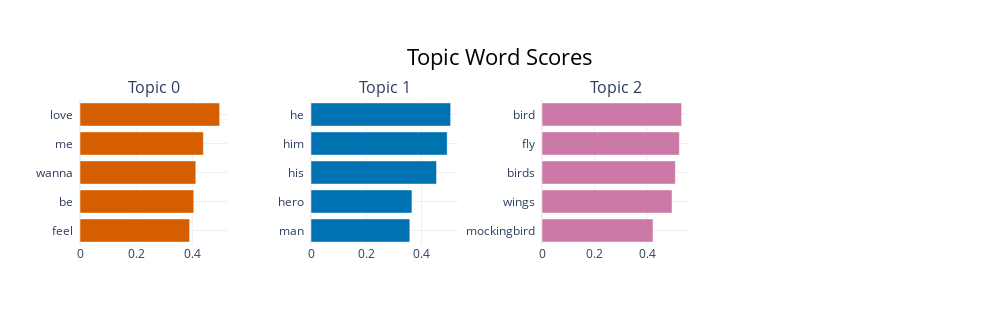

Notebook code for this chart:
### Code cell
# Visualizar los 10 principales temas en un gráfico de barras
# top_n_topics=10 especifica que queremos ver los 10 temas más frecuentes
model.visualize_barchart(top_n_topics=10)

### Figure 1 — Plotly figure (JSON) as saved in the notebook; plotly's stock layout.template omitted (floating-point values rounded to 4 significant figures)
{"data": [{"marker": {"color": "#D55E00"}, "orientation": "h", "type": "bar", "x": [0.3906, 0.4053, 0.4125, 0.4394, 0.4975], "xaxis": "x", "y": ["feel  ", "be  ", "wanna  ", "me  ", "love  "], "yaxis": "y"}, {"marker": {"color": "#0072B2"}, "orientation": "h", "type": "bar", "x": [0.3579, 0.3656, 0.4546, 0.4932, 0.5057], "xaxis": "x2", "y": ["man  ", "hero  ", "his  ", "him  ", "he  "], "yaxis": "y2"}, {"marker": {"color": "#CC79A7"}, "orientation": "h", "type": "bar", "x": [0.4223, 0.4945, 0.5073, 0.5225, 0.5312], "xaxis": "x3", "y": ["mockingbird  ", "wings  ", "birds  ", "fly  ", "bird  "], "yaxis": "y3"}], "layout": {"annotations": [{"font": {"size": 16}, "showarrow": false, "text": "Topic 0", "x": 0.0875, "xanchor": "center", "xref": "paper", "y": 1, "yanchor": "bottom", "yref": "paper"}, {"font": {"size": 16}, "showarrow": false, "text": "Topic 1", "x": 0.3625, "xanchor": "center", "xref": "paper", "y": 1, "yanchor": "bottom", "yref": "paper"}, {"font": {"size": 16}, "showarrow": false, "text": "Topic 2", "x": 0.6375, "xanchor": "center", "xref": "paper", "y": 1, "yanchor": "bottom", "yref": "paper"}], "height": 325, "hoverlabel": {"bgcolor": "white", "font": {"family": "Rockwell", "size": 16}}, "showlegend": false, "title": {"font": {"color": "Black", "size": 22}, "text": "Topic Word Scores", "x": 0.5, "xanchor": "center", "yanchor": "top"}, "width": 1000, "xaxis": {"anchor": "y", "domain": [0, 0.175], "showgrid": true}, "xaxis2": {"anchor": "y2", "domain": [0.275, 0.45], "showgrid": true}, "xaxis3": {"anchor": "y3", "domain": [0.55, 0.725], "showgrid": true}, "xaxis4": {"anchor": "y4", "domain": [0.825, 1], "showgrid": true}, "yaxis": {"anchor": "x", "domain": [0, 1], "showgrid": true}, "yaxis2": {"anchor": "x2", "domain": [0, 1], "showgrid": true}, "yaxis3": {"anchor": "x3", "domain": [0, 1], "showgrid": true}, "yaxis4": {"anchor": "x4", "domain": [0, 1], "showgrid": true}}}
